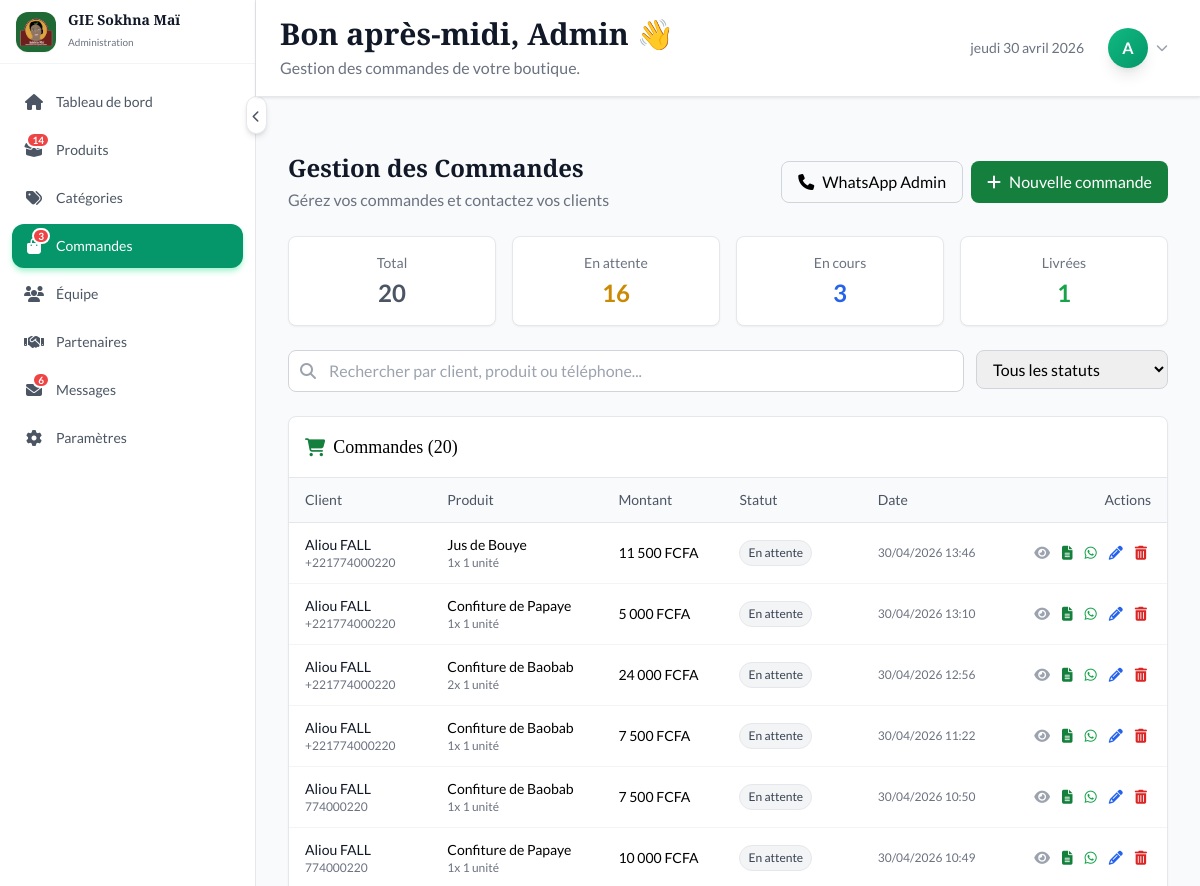
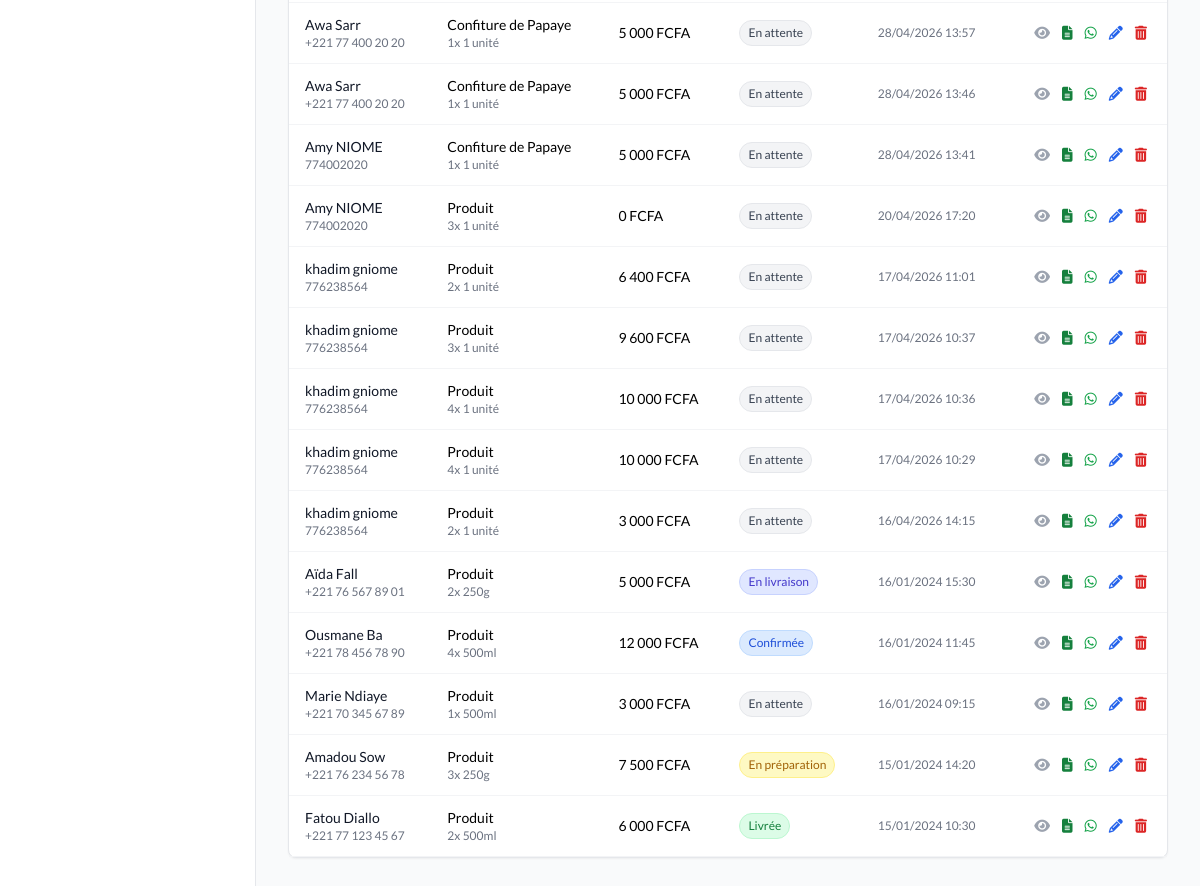
Screenshot of /?page=admin&action=commandes (signed in) with the database file from the repository (2 pictures, top to bottom).
### tables this page shows
CREATE TABLE `orders` (
  `id` int(11) NOT NULL,
  `order_number` varchar(20) NOT NULL,
  `customer_id` int(11) NOT NULL,
  `status` enum('En attente','Confirmée','En préparation','En livraison','Livrée','Annulée') DEFAULT 'En attente',
  `total_amount` decimal(12,2) NOT NULL,
  `shipping_cost` decimal(10,2) DEFAULT 0.00,
  `final_amount` decimal(12,2) NOT NULL,
  `delivery_address` text DEFAULT NULL,
  `delivery_city` varchar(100) DEFAULT NULL,
  `delivery_notes` text DEFAULT NULL,
  `payment_method` enum('Espèces','Mobile Money','Carte','Virement') DEFAULT 'Espèces',
  `payment_status` enum('En attente','Payée','Partielle','Remboursée') DEFAULT 'En attente',
  `whatsapp_sent` tinyint(1) DEFAULT 0,
  `processed_by` int(11) DEFAULT NULL,
  `created_at` datetime DEFAULT current_timestamp(),
  `updated_at` datetime DEFAULT current_timestamp() ON UPDATE current_timestamp()
);

CREATE TABLE `customers` (
  `id` int(11) NOT NULL,
  `name` varchar(150) NOT NULL,
  `phone` varchar(20) NOT NULL,
  `email` varchar(255) DEFAULT NULL,
  `address` text DEFAULT NULL,
  `city` varchar(100) DEFAULT NULL,
  `notes` text DEFAULT NULL,
  `created_at` datetime DEFAULT current_timestamp(),
  `updated_at` datetime DEFAULT current_timestamp() ON UPDATE current_timestamp(),
  `password_hash` varchar(255) DEFAULT NULL,
  `is_active` tinyint(1) DEFAULT 1
);

CREATE TABLE `order_items` (
  `id` int(11) NOT NULL,
  `order_id` int(11) NOT NULL,
  `product_id` int(11) NOT NULL,
  `product_name` varchar(255) NOT NULL,
  `quantity` int(11) NOT NULL DEFAULT 1,
  `unit_price` decimal(10,2) NOT NULL,
  `weight` varchar(20) DEFAULT NULL,
  `subtotal` decimal(12,2) NOT NULL,
  `notes` text DEFAULT NULL,
  `created_at` datetime DEFAULT current_timestamp()
);

### admin/commandes.php (the view, shortened to what this page needs)
<?php
$orders = [];
$pdo = getDB();
if ($pdo) {
    try {
        $stmt = $pdo->prepare("
            SELECT
                o.id,
                o.order_number,
                o.status,
                o.total_amount,
                o.delivery_address,
                o.delivery_notes,
                o.created_at,
                c.name as client_name,
                c.phone as client_phone,
                c.email as client_email,
                oi.product_name,
                oi.quantity,
                oi.weight,
                oi.unit_price,
                oi.subtotal
            FROM orders o
            LEFT JOIN customers c ON o.customer_id = c.id
            LEFT JOIN order_items oi ON o.id = oi.order_id
            ORDER BY o.created_at DESC
        ");
        $stmt->execute();
        $dbOrders = $stmt->fetchAll();
        $groupedOrders = [];
        foreach ($dbOrders as $order) {
            $orderNumber = $order['order_number'];
            if (!isset($groupedOrders[$orderNumber])) {
                $groupedOrders[$orderNumber] = [
                    'id' => $order['id'],
                    'order_number' => $order['order_number'],
                    'client_name' => $order['client_name'],
                    'client_phone' => $order['client_phone'],
                    'client_email' => $order['client_email'],
                    'total_price' => $order['total_amount'],
                    'status' => $order['status'],
                    'notes' => $order['delivery_notes'],
                    'created_at' => $order['created_at'],
                    'items' => []
                ];
            }
            $groupedOrders[$orderNumber]['items'][] = [
                'product_name' => $order['product_name'] ?: 'Produit',
                'quantity' => $order['quantity'],
                'weight' => $order['weight'] ?: '1 unité',
                'subtotal' => $order['subtotal']
            ];
        }
        foreach ($groupedOrders as $order) {
            $firstItem = $order['items'][0];
            $orders[] = [
                'id' => $order['order_number'],
                'client_name' => $order['client_name'],
                'client_phone' => $order['client_phone'],
                'client_email' => $order['client_email'],
                'product_name' => $firstItem['product_name'],
                'quantity' => $firstItem['quantity'],
                'weight' => $firstItem['weight'],
                'total_price' => $order['total_price'],
                'status' => $order['status'],
                'notes' => $order['notes'],
                'created_at' => $order['created_at']
            ];
        }
    } catch (PDOException $e) {
        error_log("Error fetching orders: " . $e->getMessage());
        $orders = [
            ['id' => 'cmd-001', 'client_name' => 'Fatou Diallo', 'client_phone' => '+221 77 123 45 67', 'client_email' => 'fatou@email.com', 'product_name' => 'Jus de Bissap', 'quantity' => 2, 'weight' => '500g', 'total_price' => 6000, 'status' => 'Livrée', 'notes' => '', 'created_at' => '2024-01-15 10:30:00'],
            ['id' => 'cmd-002', 'client_name' => 'Amadou Sow', 'client_phone' => '+221 76 234 56 78', 'client_email' => null, 'product_name' => 'Confiture Mangue', 'quantity' => 3, 'weight' => '250g', 'total_price' => 7500, 'status' => 'En cours', 'notes' => 'Livraison express', 'created_at' => '2024-01-15 14:20:00'],
            ['id' => 'cmd-003', 'client_name' => 'Marie Ndiaye', 'client_phone' => '+221 70 345 67 89', 'client_email' => 'marie@email.com', 'product_name' => 'Sirop Gingembre', 'quantity' => 1, 'weight' => '500g', 'total_price' => 3000, 'status' => 'En attente', 'notes' => '', 'created_at' => '2024-01-16 09:15:00'],
            ['id' => 'cmd-004', 'client_name' => 'Ousmane Ba', 'client_phone' => '+221 78 456 78 90', 'client_email' => null, 'product_name' => 'Jus de Bouye', 'quantity' => 4, 'weight' => '500g', 'total_price' => 12000, 'status' => 'En préparation', 'notes' => '', 'created_at' => '2024-01-16 11:45:00'],
            ['id' => 'cmd-005', 'client_name' => 'Aïda Fall', 'client_phone' => '+221 76 567 89 01', 'client_email' => 'aida@email.com', 'product_name' => 'Poudre Moringa', 'quantity' => 2, 'weight' => '250g', 'total_price' => 5000, 'status' => 'En livraison', 'notes' => '', 'created_at' => '2024-01-16 15:30:00'],
        ];
    }
}
$search = isset($_GET['search']) ? trim($_GET['search']) : '';
$statusFilter = isset($_GET['status']) ? $_GET['status'] : 'all';
$filteredOrders = array_filter($orders, function($o) use ($search, $statusFilter) {
    $matchSearch = empty($search) ||
        stripos($o['client_name'], $search) !== false ||
        stripos($o['product_name'], $search) !== false ||
        stripos($o['client_phone'], $search) !== false;
    $matchStatus = $statusFilter === 'all' || $o['status'] === $statusFilter;
    return $matchSearch && $matchStatus;
});
$stats = [
    'total' => count($orders),
    'enAttente' => count(array_filter($orders, fn($o) => $o['status'] === 'En attente')),
    'enCours' => count(array_filter($orders, fn($o) => in_array($o['status'], ['Confirmée', 'En préparation', 'En livraison']))),
    'livrees' => count(array_filter($orders, fn($o) => $o['status'] === 'Livrée')),
];
function getStatusColor($status) {
    switch ($status) {
        case 'Livrée': return 'bg-green-100 text-green-700 border-green-200';
        case 'Confirmée': return 'bg-blue-100 text-blue-700 border-blue-200';
        case 'En préparation': return 'bg-yellow-100 text-yellow-700 border-yellow-200';
        case 'En livraison': return 'bg-indigo-100 text-indigo-700 border-indigo-200';
        default: return 'bg-gray-100 text-gray-700 border-gray-200';
    }
}
function formatPrice($price) {
    return number_format($price, 0, ',', ' ') . ' FCFA';
}
$adminEmail = isset($_SESSION['admin_email']) ? $_SESSION['admin_email'] : 'admin@sokhnamai.sn';
$adminName = explode('@', $adminEmail)[0];
$hour = date('H');
if ($hour < 12) $greeting = 'Bonjour';
elseif ($hour < 18) $greeting = 'Bon après-midi';
else $greeting = 'Bonsoir';
?>
<div class="admin-header">
    <div class="flex flex-col sm:flex-row sm:items-center sm:justify-between gap-4 px-6 py-4">
        <div>
            <h1 class="text-3xl font-heading font-bold text-gray-900"><?php echo $greeting; ?>, <?php echo ucfirst($adminName); ?> 👋</h1>
            <p class="text-gray-500 mt-1">Gestion des commandes de votre boutique.</p>
        </div>
        <div class="flex items-center gap-4">
            <span class="text-sm text-gray-500" id="current-date"></span>
            <div class="user-dropdown">
                <button onclick="toggleUserDropdown()" class="flex items-center gap-2 hover:bg-gray-50 rounded-lg p-2 transition-colors">
                    <div class="h-10 w-10 rounded-full bg-gradient-to-br from-emerald-500 to-emerald-600 flex items-center justify-center text-white font-bold shadow-lg">
                        <?php echo strtoupper(substr($adminName, 0, 1)); ?>
                    </div>
                    <i class="fas fa-chevron-down text-gray-400 text-xs transition-transform" id="dropdown-arrow"></i>
                </button>
            </div>
        </div>
    </div>
</div>
<div class="dashboard-content" style="padding-top: 120px;">
    <div class="space-y-6">
    <div class="flex flex-col sm:flex-row sm:items-center sm:justify-between gap-4">
        <div>
            <h1 class="text-2xl font-heading font-bold text-gray-900">Gestion des Commandes</h1>
            <p class="text-gray-500 mt-1">Gérez vos commandes et contactez vos clients</p>
        </div>
        <div class="flex gap-2">
            <a href="https://wa.me/221774460474" target="_blank"
               class="inline-flex items-center px-4 py-2 border border-gray-300 rounded-lg hover:bg-gray-50 transition-colors">
                <i class="fas fa-phone mr-2"></i> WhatsApp Admin
            </a>
            <button onclick="openModal()" class="inline-flex items-center px-4 py-2 bg-primary-600 text-white rounded-lg hover:bg-primary-700 transition-colors">
                <i class="fas fa-plus mr-2"></i> Nouvelle commande
            </button>
        </div>
    </div>
    <div class="grid grid-cols-2 lg:grid-cols-4 gap-4">
        <?php
        $statItems = [
            ['label' => 'Total', 'value' => $stats['total'], 'color' => 'text-gray-600'],
            ['label' => 'En attente', 'value' => $stats['enAttente'], 'color' => 'text-yellow-600'],
            ['label' => 'En cours', 'value' => $stats['enCours'], 'color' => 'text-blue-600'],
            ['label' => 'Livrées', 'value' => $stats['livrees'], 'color' => 'text-green-600'],
        ];
        foreach ($statItems as $s):
        ?>
            <div class="bg-white rounded-lg border border-gray-200 shadow-sm">
                <div class="p-4 text-center">
                    <p class="text-sm text-gray-500"><?php echo $s['label']; ?></p>
                    <p class="text-2xl font-bold mt-1 <?php echo $s['color']; ?>"><?php echo $s['value']; ?></p>
                </div>
            </div>
        <?php endforeach; ?>
    </div>
    <div class="flex flex-col sm:flex-row gap-3">
        <div class="relative flex-1">
            <i class="fas fa-search absolute left-3 top-1/2 -translate-y-1/2 text-gray-400"></i>
            <form method="GET" class="w-full">
                <input type="text" name="search" value="<?php echo htmlspecialchars($search); ?>"
                       placeholder="Rechercher par client, produit ou téléphone..."
                       class="w-full pl-10 pr-3 py-2 border border-gray-300 rounded-lg focus:outline-none focus:ring-2 focus:ring-primary-500">
            </form>
        </div>
        <form method="GET" class="w-full sm:w-48">
            <select name="status" onchange="this.form.submit()"
                    class="w-full px-3 py-2 border border-gray-300 rounded-lg focus:outline-none focus:ring-2 focus:ring-primary-500">
                <option value="all">Tous les statuts</option>
            </select>
        </form>
    </div>
    <div class="bg-white rounded-lg border border-gray-200 shadow-sm">
        <div class="p-4 border-b">
            <h3 class="text-lg font-heading flex items-center gap-2">
                <i class="fas fa-shopping-cart text-primary-600"></i>
                Commandes (<?php echo count($filteredOrders); ?>)
            </h3>
        </div>
        <div class="overflow-x-auto">
            <table class="w-full text-sm">
                <thead>
                    <tr class="border-b border-gray-200 bg-gray-50">
                        <th class="text-left py-3 px-4 text-gray-600 font-medium">Client</th>
                        <th class="text-left py-3 px-4 text-gray-600 font-medium hidden md:table-cell">Produit</th>
                        <th class="text-left py-3 px-4 text-gray-600 font-medium">Montant</th>
                        <th class="text-left py-3 px-4 text-gray-600 font-medium">Statut</th>
                        <th class="text-left py-3 px-4 text-gray-600 font-medium hidden lg:table-cell">Date</th>
                        <th class="text-right py-3 px-4 text-gray-600 font-medium">Actions</th>
                    </tr>
                </thead>
                <tbody>
                    <?php foreach ($filteredOrders as $order): ?>
                        <tr class="border-b border-gray-100 hover:bg-gray-50 transition-colors">
                            <td class="py-3 px-4">
                                <div>
                                    <p class="font-medium text-gray-900"><?php echo $order['client_name']; ?></p>
                                    <p class="text-xs text-gray-500"><?php echo $order['client_phone']; ?></p>
                                </div>
                            </td>
                            <td class="py-3 px-4 hidden md:table-cell">
                                <p class="text-sm"><?php echo $order['product_name']; ?></p>
                                <p class="text-xs text-gray-500"><?php echo $order['quantity']; ?>x <?php echo $order['weight']; ?></p>
                            </td>
                            <td class="py-3 px-4 font-medium"><?php echo formatPrice($order['total_price']); ?></td>
                            <td class="py-3 px-4">
                                <span class="inline-flex items-center px-2 py-1 rounded-full text-xs font-medium border <?php echo getStatusColor($order['status']); ?>">
                                    <?php echo $order['status']; ?>
                                </span>
                            </td>
                            <td class="py-3 px-4 hidden lg:table-cell text-xs text-gray-500">
                                <?php echo date('d/m/Y H:i', strtotime($order['created_at'])); ?>
                            </td>
                            <td class="py-3 px-4 text-right">
                                <div class="flex items-center justify-end gap-1">
                                    <button onclick="viewOrderDetails(<?php echo $order['id']; ?>)" class="p-1 text-gray-400 hover:text-gray-600" title="Voir détails">
                                        <i class="fas fa-eye"></i>
                                    </button>
                                    <button class="p-1 text-primary-600 hover:text-primary-700" title="Générer reçu">
                                        <i class="fas fa-file-alt"></i>
                                    </button>
                                    <a href="https://wa.me/<?php echo preg_replace('/[^0-9]/', '', $order['client_phone']); ?>"
                                       target="_blank" class="p-1 text-green-600 hover:text-green-700" title="WhatsApp">
                                        <i class="fab fa-whatsapp"></i>
                                    </a>
                                    <button onclick="editOrderStatus(<?php echo $order['id']; ?>, '<?php echo $order['status']; ?>')" class="p-1 text-blue-600 hover:text-blue-700" title="Modifier le statut">
                                        <i class="fas fa-pencil-alt"></i>
                                    </button>
                                    <button onclick="deleteOrder(<?php echo $order['id']; ?>)" class="p-1 text-red-600 hover:text-red-700" title="Supprimer">
                                        <i class="fas fa-trash-alt"></i>
                                    </button>
                                </div>
                            </td>
                        </tr>
                    <?php endforeach; ?>
                </tbody>
            </table>
        </div>
    </div>
</div>
</div>
</div>

### admin/commandes.php (style rules this page uses)
.admin-header { position: fixed; top: 0; left: 16rem; right: 0; z-index: 50; background: white; border-bottom: 1px solid #e5e7eb; box-shadow: 0 1px 3px 0 rgba(0, 0, 0, 0.1); backdrop-filter: blur(8px); transition: left 0.3s ease; }
.user-dropdown { position: relative; }

### rows the page displays
orders: customer.name "Aliou FALL", customer.phone "+221774000220", order_items.product_name "Jus de Bouye", order_items.quantity "1", weight "1 unité", total_amount "11 500 FCFA", status "En attente", created_at "30/04/2026 13:46"
orders: customer.name "Aliou FALL", customer.phone "+221774000220", order_items.product_name "Confiture de Papaye", order_items.quantity "1", weight "1 unité", total_amount "5 000 FCFA", status "En attente", created_at "30/04/2026 13:10"
orders: customer.name "Aliou FALL", customer.phone "+221774000220", order_items.product_name "Confiture de Baobab", order_items.quantity "2", weight "1 unité", total_amount "24 000 FCFA", status "En attente", created_at "30/04/2026 12:56"
orders: customer.name "Aliou FALL", customer.phone "+221774000220", order_items.product_name "Confiture de Baobab", order_items.quantity "1", weight "1 unité", total_amount "7 500 FCFA", status "En attente", created_at "30/04/2026 11:22"
orders: customer.name "Aliou FALL", customer.phone "774000220", order_items.product_name "Confiture de Baobab", order_items.quantity "1", weight "1 unité", total_amount "7 500 FCFA", status "En attente", created_at "30/04/2026 10:50"
orders: customer.name "Aliou FALL", customer.phone "774000220", order_items.product_name "Confiture de Papaye", order_items.quantity "1", weight "1 unité", total_amount "10 000 FCFA", status "En attente", created_at "30/04/2026 10:49"
orders: customer.name "Awa Sarr", customer.phone "+221 77 400 20 20", order_items.product_name "Confiture de Papaye", order_items.quantity "1", weight "1 unité", total_amount "5 000 FCFA", status "En attente", created_at "28/04/2026 13:57"
orders: customer.name "Awa Sarr", customer.phone "+221 77 400 20 20", order_items.product_name "Confiture de Papaye", order_items.quantity "1", weight "1 unité", total_amount "5 000 FCFA", status "En attente", created_at "28/04/2026 13:46"
orders: customer.name "Amy NIOME", customer.phone "774002020", order_items.product_name "Confiture de Papaye", order_items.quantity "1", weight "1 unité", total_amount "5 000 FCFA", status "En attente", created_at "28/04/2026 13:41"
orders: customer.name "Amy NIOME", customer.phone "774002020", product_name "Produit", order_items.quantity "3", weight "1 unité", total_amount "0 FCFA", status "En attente", created_at "20/04/2026 17:20"
orders: customer.name "khadim gniome", customer.phone "776238564", product_name "Produit", order_items.quantity "2", weight "1 unité", total_amount "6 400 FCFA", status "En attente", created_at "17/04/2026 11:01"
orders: customer.name "khadim gniome", customer.phone "776238564", product_name "Produit", order_items.quantity "3", weight "1 unité", total_amount "9 600 FCFA", status "En attente", created_at "17/04/2026 10:37"
orders: customer.name "khadim gniome", customer.phone "776238564", product_name "Produit", order_items.quantity "4", weight "1 unité", total_amount "10 000 FCFA", status "En attente", created_at "17/04/2026 10:36"
orders: customer.name "khadim gniome", customer.phone "776238564", product_name "Produit", order_items.quantity "4", weight "1 unité", total_amount "10 000 FCFA", status "En attente", created_at "17/04/2026 10:29"
orders: customer.name "khadim gniome", customer.phone "776238564", product_name "Produit", order_items.quantity "2", weight "1 unité", total_amount "3 000 FCFA", status "En attente", created_at "16/04/2026 14:15"
orders: customer.name "Aïda Fall", customer.phone "+221 76 567 89 01", product_name "Produit", order_items.quantity "2", order_items.weight "250g", total_amount "5 000 FCFA", status "En livraison", created_at "16/01/2024 15:30"
orders: customer.name "Ousmane Ba", customer.phone "+221 78 456 78 90", product_name "Produit", order_items.quantity "4", order_items.weight "500ml", total_amount "12 000 FCFA", status "Confirmée", created_at "16/01/2024 11:45"
orders: customer.name "Marie Ndiaye", customer.phone "+221 70 345 67 89", product_name "Produit", order_items.quantity "1", order_items.weight "500ml", total_amount "3 000 FCFA", status "En attente", created_at "16/01/2024 09:15"
orders: customer.name "Amadou Sow", customer.phone "+221 76 234 56 78", product_name "Produit", order_items.quantity "3", order_items.weight "250g", total_amount "7 500 FCFA", status "En préparation", created_at "15/01/2024 14:20"
orders: customer.name "Fatou Diallo", customer.phone "+221 77 123 45 67", product_name "Produit", order_items.quantity "2", order_items.weight "500ml", total_amount "6 000 FCFA", status "Livrée", created_at "15/01/2024 10:30"

### other values shown
$item['label'] "Tableau de bord"
$item['badge'] "14"
$item['label'] "Produits"
$item['label'] "Catégories"
$item['badge'] "3"
$item['label'] "Commandes"
$item['label'] "Équipe"
$item['label'] "Partenaires"
$item['badge'] "6"
$item['label'] "Messages"
$item['label'] "Paramètres"
$greeting "Bon après-midi"
$adminName "Admin"
substr($adminName, 0, 1) "A"
$s['label'] "Total"
